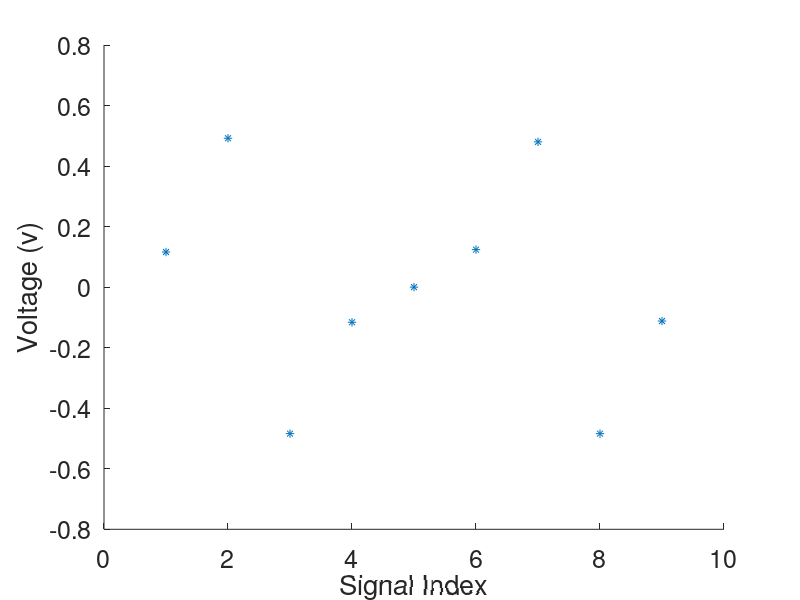
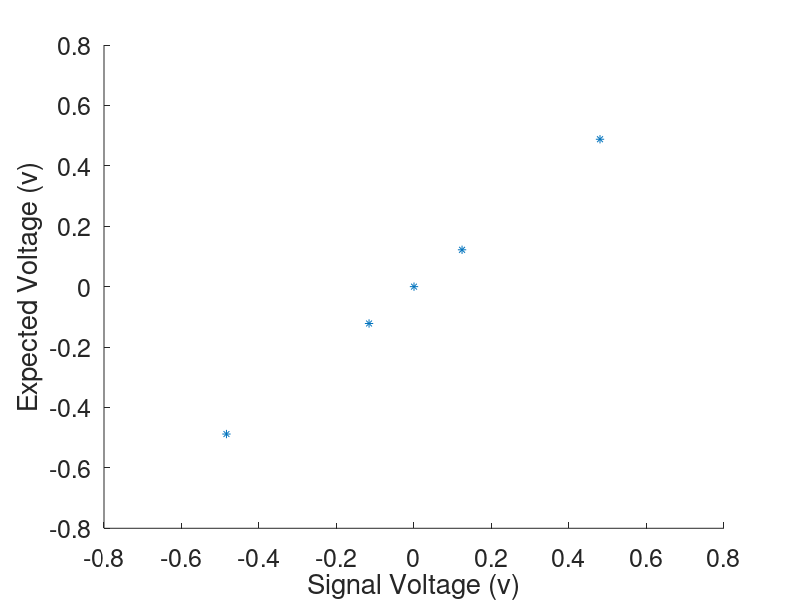

Source code (MATLAB) for these figures, in order:
clear all
% RP1 Out1 Test1
Bit_in = [-4000 -1000 0 1000 4000];



scope_data = csvread('tek0009CH1.csv',22,0);
scope_time_raw = scope_data(:,1);
scope_signal_raw = scope_data(:,2);





% Adjusst scope voltage for the scope offset
scope_signal_raw = scope_signal_raw;

signal_states(length(scope_signal_raw)) = 0;

i=1;
while i < (length(scope_signal_raw)-500)
    diff_1 = abs(scope_signal_raw(i)-scope_signal_raw(i+1));
    diff_2 = abs(scope_signal_raw(i+1)-scope_signal_raw(i+2));
    diff_3 = abs(scope_signal_raw(i+2)-scope_signal_raw(i+3));
    diff_4 = abs(scope_signal_raw(i+3)-scope_signal_raw(i+4));
    diff_5 = abs(scope_signal_raw(i+4)-scope_signal_raw(i+5));
    diff_6 = abs(scope_signal_raw(i+5)-scope_signal_raw(i+6));
    diff_7 = abs(scope_signal_raw(i+6)-scope_signal_raw(i+7));    
    
    if (diff_1 < .1)&&(diff_2 < .1)&&(diff_3 < .1)&&(diff_4 < .1)&&(diff_5 < .1)&&(diff_6 < .1)&&(diff_7 < .1)
    signal_states(i) = mean(scope_signal_raw(i+1:i+5))+eps;
    i = i + 1100;
    end
    i = i +1;
end
signal_states = nonzeros(signal_states);

figure(1)
clf('reset')
hold on
plot(signal_states,'*')
xlabel('Signal Index')
ylabel('Voltage (v)')
set(gca,'fontsize', 18)












% Convert the bit numbers to voltages 
Volts_expected = Bit_in*0.000122;





x = -1000:1000;
y = @(x) 1.0371*x - 3;

for i=1:length(x)
fitted_line(i) = y(x(i));
end

figure(2)
clf('reset')
hold on
xlabel('Signal Voltage (v)')
ylabel('Expected Voltage (v)')
plot(signal_states(3:7),Volts_expected,'*')
set(gca,'fontsize', 18)















